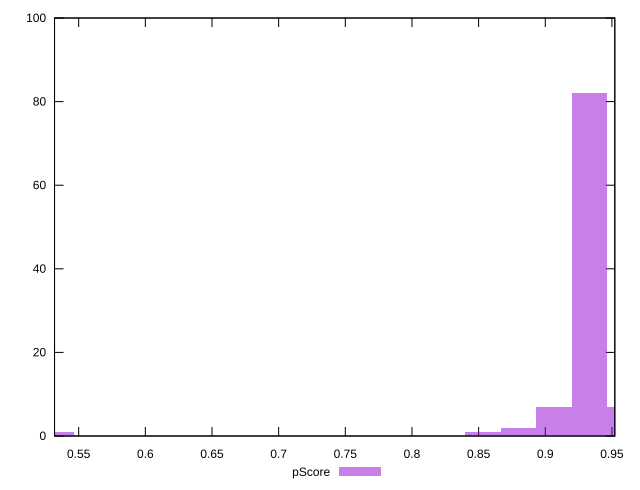

Reproduce this figure in gnuplot.
reset

$pScore <<EOF
0.5333207672144461 1
0.9333113426252807 82
0.8799792659038361 2
0.959977380986003 7
0.9066453042645584 7
0.8533132275431138 1
EOF

set key outside below
set boxwidth 0.026666038360722306
set xrange [0.5318878485476379:0.9521741932546806]
set yrange [0:100]
set trange [0:100]
set style fill transparent solid 0.5 noborder
set terminal svg size 640, 490 enhanced background rgb 'white'
set output "reports/report_00031_2021-02-24T23-18-18.084Z/total-blocking-time/samples/music/pScore/histogram.svg"

plot $pScore title "pScore" with boxes

reset
